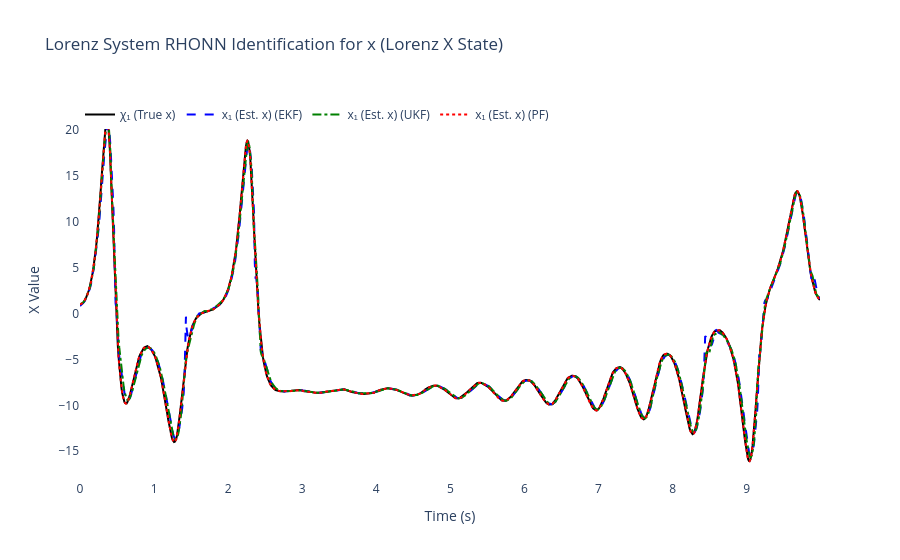
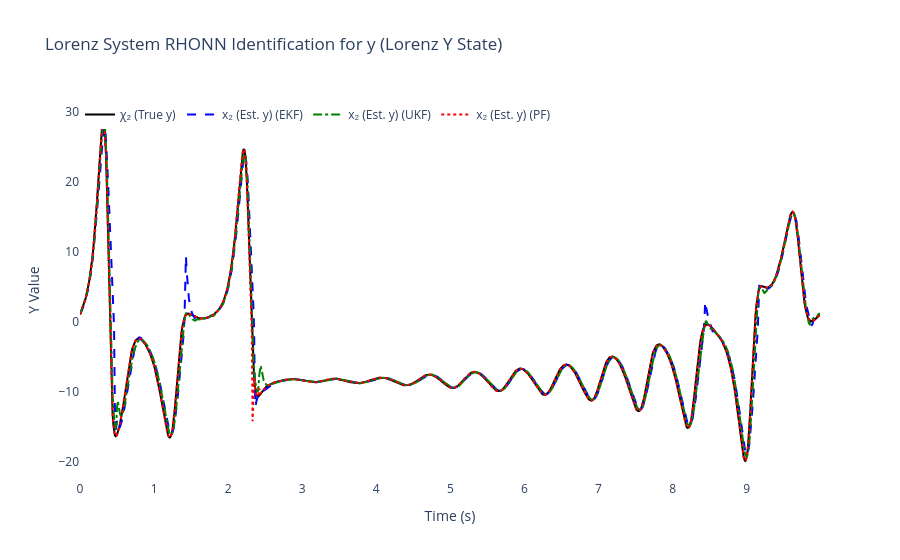
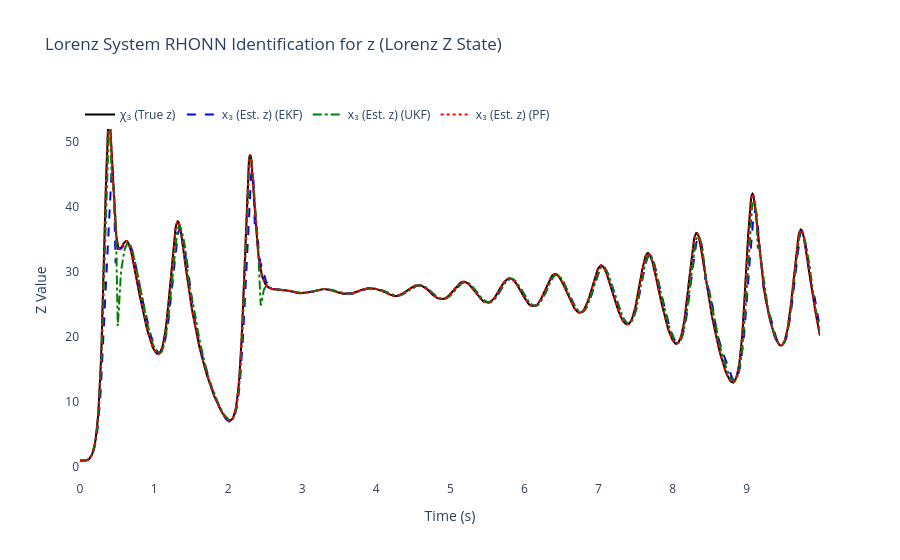
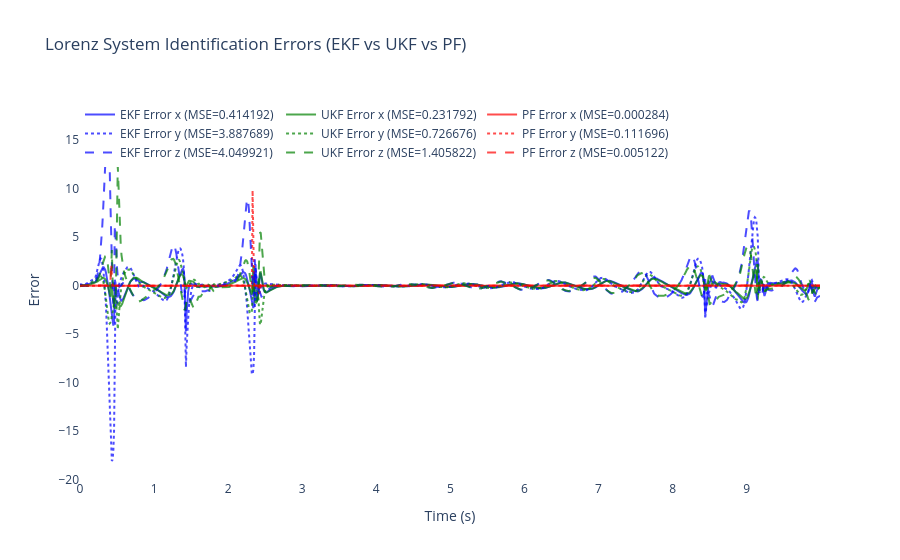

Write notebook code for charts like these, in order.
### Code cell
# ============================================================
    # 6) Results & plots for Lorenz System
# ============================================================
mse_x1_ekf = np.mean((x_true[:, 0] - x_hat_ekf[:, 0])**2)  # x
mse_x2_ekf = np.mean((x_true[:, 1] - x_hat_ekf[:, 1])**2)  # y
mse_x3_ekf = np.mean((x_true[:, 2] - x_hat_ekf[:, 2])**2)  # z

mse_x1_ukf = np.mean((x_true[:, 0] - x_hat_ukf[:, 0])**2)  # x
mse_x2_ukf = np.mean((x_true[:, 1] - x_hat_ukf[:, 1])**2)  # y
mse_x3_ukf = np.mean((x_true[:, 2] - x_hat_ukf[:, 2])**2)  # z

mse_x1_pf = np.mean((x_true[:, 0] - x_hat_pf[:, 0])**2)   # x
mse_x2_pf = np.mean((x_true[:, 1] - x_hat_pf[:, 1])**2)   # y
mse_x3_pf = np.mean((x_true[:, 2] - x_hat_pf[:, 2])**2)   # z

print(f"\nFinal EKF-RHONN Weights:")
for i in range(3):
    print(f"  Neuron {i+1} (x{i+1}): {ekf_trainer.weights[i]}")

print(f"\nFinal UKF-RHONN Weights:")
for i in range(3):
    print(f"  Neuron {i+1} (x{i+1}): {ukf_trainer.weights[i]}")

print(f"\nFinal PF-RHONN Weight Estimates:")
pf_estimates = pf_trainer.get_estimate()
for i in range(3):
    print(f"  Neuron {i+1} (x{i+1}): {pf_estimates[i]}")

print("\n--- Performance Comparison (MSE) for Lorenz System ---")
print(f"EKF MSE x1 (x):         {mse_x1_ekf:.6f}")
print(f"EKF MSE x2 (y):         {mse_x2_ekf:.6f}")
print(f"EKF MSE x3 (z):         {mse_x3_ekf:.6f}")
print(f"UKF MSE x1 (x):         {mse_x1_ukf:.6f}")
print(f"UKF MSE x2 (y):         {mse_x2_ukf:.6f}")
print(f"UKF MSE x3 (z):         {mse_x3_ukf:.6f}")
print(f"PF  MSE x1 (x):         {mse_x1_pf:.6f}")
print(f"PF  MSE x2 (y):         {mse_x2_pf:.6f}")
print(f"PF  MSE x3 (z):         {mse_x3_pf:.6f}")

states_info = [
    {'idx': 0, 'var': 'x', 'desc': 'Lorenz X State', 'y_label': 'X Value',
     'chi': 'χ₁ (True x)', 'x': 'x₁ (Est. x)'},
    {'idx': 1, 'var': 'y', 'desc': 'Lorenz Y State', 'y_label': 'Y Value',
     'chi': 'χ₂ (True y)', 'x': 'x₂ (Est. y)'},
    {'idx': 2, 'var': 'z', 'desc': 'Lorenz Z State', 'y_label': 'Z Value',
     'chi': 'χ₃ (True z)', 'x': 'x₃ (Est. z)'}
]

for state_info in states_info:
    i = state_info['idx']
    trace_plant = go.Scatter(x=t_history, y=x_true[:, i], mode='lines',
                            name=state_info['chi'], line=dict(color='black', width=2))
    trace_ekf = go.Scatter(x=t_history, y=x_hat_ekf[:, i], mode='lines',
                        name=f"{state_info['x']} (EKF)", line=dict(dash='dash', color='blue'))
    trace_ukf = go.Scatter(x=t_history, y=x_hat_ukf[:, i], mode='lines',
                        name=f"{state_info['x']} (UKF)", line=dict(dash='dashdot', color='green'))
    trace_pf = go.Scatter(x=t_history, y=x_hat_pf[:, i], mode='lines',
                        name=f"{state_info['x']} (PF)", line=dict(dash='dot', color='red'))

    fig = go.Figure([trace_plant, trace_ekf, trace_ukf, trace_pf])
    fig.update_layout(
        title=f'Lorenz System RHONN Identification for {state_info["var"]} ({state_info["desc"]})',
        xaxis_title='Time (s)',
        yaxis_title=state_info['y_label'],
        legend=dict(x=0, y=1, orientation='h'),
        font=dict(size=12),
        plot_bgcolor='white',
        paper_bgcolor='white'
    )
    fig.show()

# Errors for all three states
error_x1_ekf = x_true[:, 0] - x_hat_ekf[:, 0]
error_x2_ekf = x_true[:, 1] - x_hat_ekf[:, 1]
error_x3_ekf = x_true[:, 2] - x_hat_ekf[:, 2]

error_x1_ukf = x_true[:, 0] - x_hat_ukf[:, 0]
error_x2_ukf = x_true[:, 1] - x_hat_ukf[:, 1]
error_x3_ukf = x_true[:, 2] - x_hat_ukf[:, 2]

error_x1_pf = x_true[:, 0] - x_hat_pf[:, 0]
error_x2_pf = x_true[:, 1] - x_hat_pf[:, 1]
error_x3_pf = x_true[:, 2] - x_hat_pf[:, 2]

fig2 = go.Figure()
fig2.add_trace(go.Scatter(x=t_history, y=error_x1_ekf, mode='lines',
                        name=f'EKF Error x (MSE={mse_x1_ekf:.6f})', opacity=0.7, line=dict(color='blue')))
fig2.add_trace(go.Scatter(x=t_history, y=error_x1_ukf, mode='lines',
                        name=f'UKF Error x (MSE={mse_x1_ukf:.6f})', opacity=0.7, line=dict(color='green')))
fig2.add_trace(go.Scatter(x=t_history, y=error_x1_pf, mode='lines',
                        name=f'PF Error x (MSE={mse_x1_pf:.6f})', opacity=0.7, line=dict(color='red')))
fig2.add_trace(go.Scatter(x=t_history, y=error_x2_ekf, mode='lines',
                        name=f'EKF Error y (MSE={mse_x2_ekf:.6f})', opacity=0.7, line=dict(color='blue', dash='dot')))
fig2.add_trace(go.Scatter(x=t_history, y=error_x2_ukf, mode='lines',
                        name=f'UKF Error y (MSE={mse_x2_ukf:.6f})', opacity=0.7, line=dict(color='green', dash='dot')))
fig2.add_trace(go.Scatter(x=t_history, y=error_x2_pf, mode='lines',
                        name=f'PF Error y (MSE={mse_x2_pf:.6f})', opacity=0.7, line=dict(color='red', dash='dot')))
fig2.add_trace(go.Scatter(x=t_history, y=error_x3_ekf, mode='lines',
                        name=f'EKF Error z (MSE={mse_x3_ekf:.6f})', opacity=0.7, line=dict(color='blue', dash='dash')))
fig2.add_trace(go.Scatter(x=t_history, y=error_x3_ukf, mode='lines',
                        name=f'UKF Error z (MSE={mse_x3_ukf:.6f})', opacity=0.7, line=dict(color='green', dash='dash')))
fig2.add_trace(go.Scatter(x=t_history, y=error_x3_pf, mode='lines',
                        name=f'PF Error z (MSE={mse_x3_pf:.6f})', opacity=0.7, line=dict(color='red', dash='dash')))
fig2.update_layout(
    title='Lorenz System Identification Errors (EKF vs UKF vs PF)',
    xaxis_title='Time (s)',
    yaxis_title='Error',
    legend=dict(x=0, y=1, orientation='h'),
    font=dict(size=12),
    plot_bgcolor='white',
    paper_bgcolor='white'
)
fig2.show()

# 3D Phase space plot
fig3d = go.Figure()
fig3d.add_trace(go.Scatter3d(x=x_true[:, 0], y=x_true[:, 1], z=x_true[:, 2],
                           mode='lines', name='True Lorenz Attractor',
                           line=dict(color='black', width=3)))
fig3d.add_trace(go.Scatter3d(x=x_hat_ekf[:, 0], y=x_hat_ekf[:, 1], z=x_hat_ekf[:, 2],
                           mode='lines', name='EKF Estimation',
                           line=dict(color='blue', width=2, dash='dash')))
fig3d.add_trace(go.Scatter3d(x=x_hat_ukf[:, 0], y=x_hat_ukf[:, 1], z=x_hat_ukf[:, 2],
                           mode='lines', name='UKF Estimation',
                           line=dict(color='green', width=2, dash='dashdot')))
fig3d.add_trace(go.Scatter3d(x=x_hat_pf[:, 0], y=x_hat_pf[:, 1], z=x_hat_pf[:, 2],
                           mode='lines', name='PF Estimation',
                           line=dict(color='red', width=2, dash='dot')))
fig3d.update_layout(
    title='Lorenz System - 3D Phase Space Comparison (EKF vs UKF vs PF)',
    scene=dict(
        xaxis_title='X',
        yaxis_title='Y',
        zaxis_title='Z'
    ),
    font=dict(size=12)
)
fig3d.show()

### Figure 1 — Plotly figure (JSON) as saved in the notebook; plotly's stock layout.template omitted (floating-point values rounded to 4 significant figures; data arrays with more than 128 entries replaced by an {"elided": "..."} marker saying what was removed)
{"data": [{"line": {"color": "black", "width": 2}, "mode": "lines", "name": "χ₁ (True x)", "type": "scatter", "x": {"elided": "1000 float values"}, "y": {"elided": "1000 float values"}}, {"line": {"color": "blue", "dash": "dash"}, "mode": "lines", "name": "x₁ (Est. x) (EKF)", "type": "scatter", "x": {"elided": "1000 float values"}, "y": {"elided": "1000 float values"}}, {"line": {"color": "green", "dash": "dashdot"}, "mode": "lines", "name": "x₁ (Est. x) (UKF)", "type": "scatter", "x": {"elided": "1000 float values"}, "y": {"elided": "1000 float values"}}, {"line": {"color": "red", "dash": "dot"}, "mode": "lines", "name": "x₁ (Est. x) (PF)", "type": "scatter", "x": {"elided": "1000 float values"}, "y": {"elided": "1000 float values"}}], "layout": {"font": {"size": 12}, "legend": {"orientation": "h", "x": 0, "y": 1}, "paper_bgcolor": "white", "plot_bgcolor": "white", "title": {"text": "Lorenz System RHONN Identification for x (Lorenz X State)"}, "xaxis": {"title": {"text": "Time (s)"}}, "yaxis": {"title": {"text": "X Value"}}}}

### Figure 2 — Plotly figure (JSON) as saved in the notebook; plotly's stock layout.template omitted (floating-point values rounded to 4 significant figures; data arrays with more than 128 entries replaced by an {"elided": "..."} marker saying what was removed)
{"data": [{"line": {"color": "black", "width": 2}, "mode": "lines", "name": "χ₂ (True y)", "type": "scatter", "x": {"elided": "1000 float values"}, "y": {"elided": "1000 float values"}}, {"line": {"color": "blue", "dash": "dash"}, "mode": "lines", "name": "x₂ (Est. y) (EKF)", "type": "scatter", "x": {"elided": "1000 float values"}, "y": {"elided": "1000 float values"}}, {"line": {"color": "green", "dash": "dashdot"}, "mode": "lines", "name": "x₂ (Est. y) (UKF)", "type": "scatter", "x": {"elided": "1000 float values"}, "y": {"elided": "1000 float values"}}, {"line": {"color": "red", "dash": "dot"}, "mode": "lines", "name": "x₂ (Est. y) (PF)", "type": "scatter", "x": {"elided": "1000 float values"}, "y": {"elided": "1000 float values"}}], "layout": {"font": {"size": 12}, "legend": {"orientation": "h", "x": 0, "y": 1}, "paper_bgcolor": "white", "plot_bgcolor": "white", "title": {"text": "Lorenz System RHONN Identification for y (Lorenz Y State)"}, "xaxis": {"title": {"text": "Time (s)"}}, "yaxis": {"title": {"text": "Y Value"}}}}

### Figure 3 — Plotly figure (JSON) as saved in the notebook; plotly's stock layout.template omitted (floating-point values rounded to 4 significant figures; data arrays with more than 128 entries replaced by an {"elided": "..."} marker saying what was removed)
{"data": [{"line": {"color": "black", "width": 2}, "mode": "lines", "name": "χ₃ (True z)", "type": "scatter", "x": {"elided": "1000 float values"}, "y": {"elided": "1000 float values"}}, {"line": {"color": "blue", "dash": "dash"}, "mode": "lines", "name": "x₃ (Est. z) (EKF)", "type": "scatter", "x": {"elided": "1000 float values"}, "y": {"elided": "1000 float values"}}, {"line": {"color": "green", "dash": "dashdot"}, "mode": "lines", "name": "x₃ (Est. z) (UKF)", "type": "scatter", "x": {"elided": "1000 float values"}, "y": {"elided": "1000 float values"}}, {"line": {"color": "red", "dash": "dot"}, "mode": "lines", "name": "x₃ (Est. z) (PF)", "type": "scatter", "x": {"elided": "1000 float values"}, "y": {"elided": "1000 float values"}}], "layout": {"font": {"size": 12}, "legend": {"orientation": "h", "x": 0, "y": 1}, "paper_bgcolor": "white", "plot_bgcolor": "white", "title": {"text": "Lorenz System RHONN Identification for z (Lorenz Z State)"}, "xaxis": {"title": {"text": "Time (s)"}}, "yaxis": {"title": {"text": "Z Value"}}}}

### Figure 4 — Plotly figure (JSON) as saved in the notebook; plotly's stock layout.template omitted (floating-point values rounded to 4 significant figures; data arrays with more than 128 entries replaced by an {"elided": "..."} marker saying what was removed)
{"data": [{"line": {"color": "blue"}, "mode": "lines", "name": "EKF Error x (MSE=0.414192)", "opacity": 0.7, "type": "scatter", "x": {"elided": "1000 float values"}, "y": {"elided": "1000 float values"}}, {"line": {"color": "green"}, "mode": "lines", "name": "UKF Error x (MSE=0.231792)", "opacity": 0.7, "type": "scatter", "x": {"elided": "1000 float values"}, "y": {"elided": "1000 float values"}}, {"line": {"color": "red"}, "mode": "lines", "name": "PF Error x (MSE=0.000284)", "opacity": 0.7, "type": "scatter", "x": {"elided": "1000 float values"}, "y": {"elided": "1000 float values"}}, {"line": {"color": "blue", "dash": "dot"}, "mode": "lines", "name": "EKF Error y (MSE=3.887689)", "opacity": 0.7, "type": "scatter", "x": {"elided": "1000 float values"}, "y": {"elided": "1000 float values"}}, {"line": {"color": "green", "dash": "dot"}, "mode": "lines", "name": "UKF Error y (MSE=0.726676)", "opacity": 0.7, "type": "scatter", "x": {"elided": "1000 float values"}, "y": {"elided": "1000 float values"}}, {"line": {"color": "red", "dash": "dot"}, "mode": "lines", "name": "PF Error y (MSE=0.111696)", "opacity": 0.7, "type": "scatter", "x": {"elided": "1000 float values"}, "y": {"elided": "1000 float values"}}, {"line": {"color": "blue", "dash": "dash"}, "mode": "lines", "name": "EKF Error z (MSE=4.049921)", "opacity": 0.7, "type": "scatter", "x": {"elided": "1000 float values"}, "y": {"elided": "1000 float values"}}, {"line": {"color": "green", "dash": "dash"}, "mode": "lines", "name": "UKF Error z (MSE=1.405822)", "opacity": 0.7, "type": "scatter", "x": {"elided": "1000 float values"}, "y": {"elided": "1000 float values"}}, {"line": {"color": "red", "dash": "dash"}, "mode": "lines", "name": "PF Error z (MSE=0.005122)", "opacity": 0.7, "type": "scatter", "x": {"elided": "1000 float values"}, "y": {"elided": "1000 float values"}}], "layout": {"font": {"size": 12}, "legend": {"orientation": "h", "x": 0, "y": 1}, "paper_bgcolor": "white", "plot_bgcolor": "white", "title": {"text": "Lorenz System Identification Errors (EKF vs UKF vs PF)"}, "xaxis": {"title": {"text": "Time (s)"}}, "yaxis": {"title": {"text": "Error"}}}}
